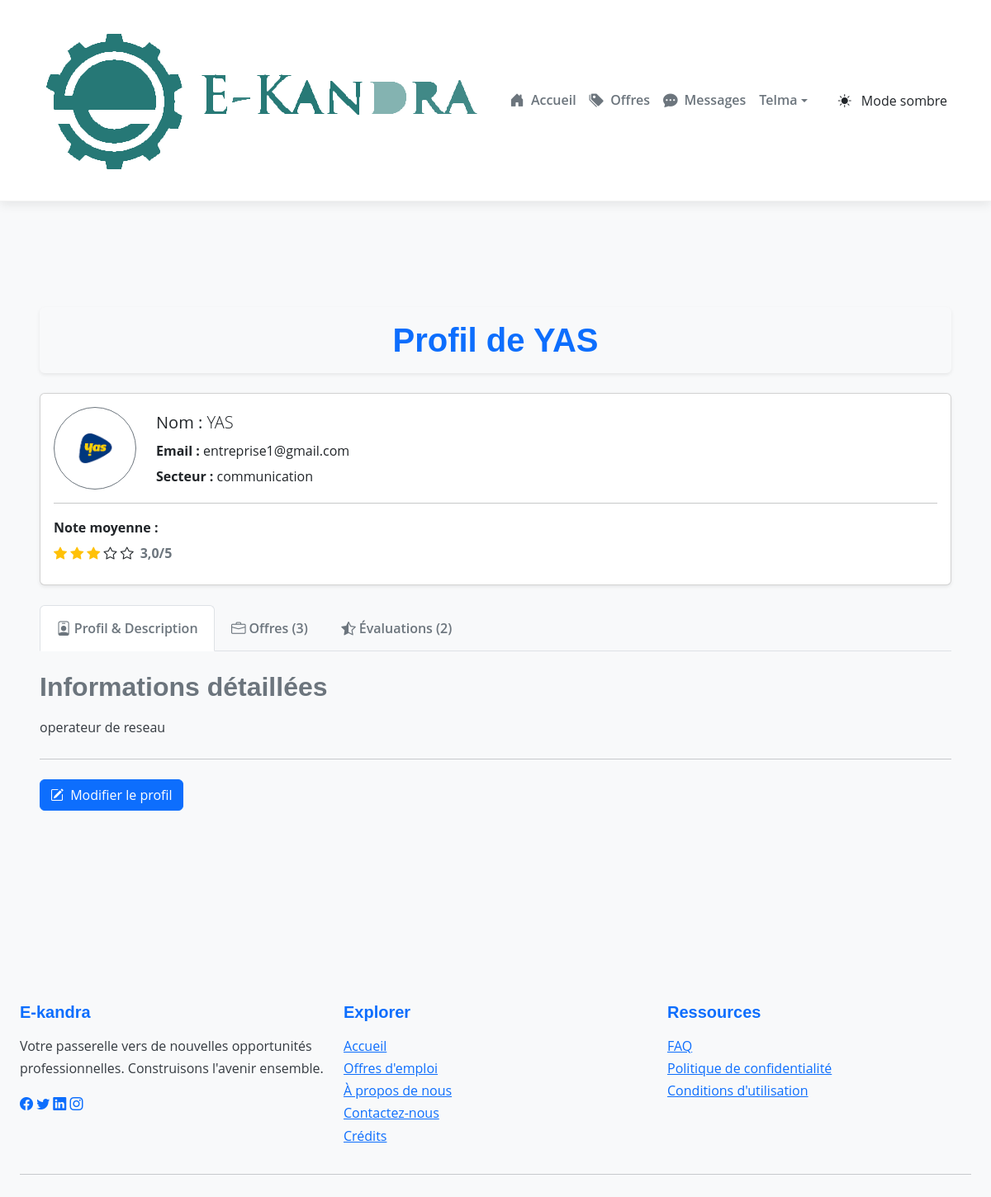
/profile/ (signed in), run on the app's committed database.
### Ekandra/models.py (models this page shows, shortened)
class Entreprise(models.Model):
    user = models.OneToOneField(User, on_delete=models.CASCADE)
    nom = models.CharField(max_length=100, blank=True, default="Entreprise")
    description = models.TextField(blank=True)
    secteur = models.CharField(max_length=100, blank=True)
    siret = models.CharField(max_length=14,unique=False)
    photo_profil = models.ImageField(upload_to='profils/', blank=True, null=True)
    created_at = models.DateTimeField(auto_now_add=True)

### Ekandra/views.py (the view)
# urls.py: path('profile/', views.profile, name='profile'),
@login_required
def profile(request):
    try:
        demandeur = Demandeur.objects.get(user=request.user)
        candidatures = Candidature.objects.filter(demandeur=demandeur)
        profile_incomplete = not (demandeur.nom and demandeur.nom != "Utilisateur" and demandeur.competences)
        if request.method == 'POST':
            form = ProfileUpdateForm(request.POST, request.FILES, instance=demandeur)
            if form.is_valid():
                form.save()
                messages.success(request, 'Profil mis à jour.')
                return redirect('profile')
        else:
            form = ProfileUpdateForm(instance=demandeur)
        context = get_base_context(request)
        context.update({
            'demandeur': demandeur,
            'candidatures': candidatures,
            'form': form,
            'profile_incomplete': profile_incomplete
        })
        return render(request, 'Ekandra/profile_demandeur.html', context)
    except Demandeur.DoesNotExist:
        try:
            to_date=timezone.now().date ()
            entreprise = Entreprise.objects.get(user=request.user)
            offres = OffreEmploi.objects.filter(entreprise=entreprise)
            moyenne = Notation.objects.filter(entreprise=entreprise).aggregate(Avg('note'))['note__avg'] or 0
            notations = Notation.objects.filter(entreprise=entreprise)
            profile_incomplete = not (entreprise.nom and entreprise.nom != "Entreprise" and entreprise.description)
            if request.method == 'POST':
                form = EntrepriseProfileUpdateForm(request.POST, request.FILES, instance=entreprise)
                if form.is_valid():
                    form.save()
                    messages.success(request, 'Profil mis à jour.')
                    return redirect('profile')
            else:
                form = EntrepriseProfileUpdateForm(instance=entreprise)
            context = get_base_context(request)
            context.update({
                'entreprise': entreprise,
                'offres': offres,
                'form': form,
                'moyenne': moyenne,
                'notations': notations,
                'profile_incomplete': profile_incomplete,
                'to_date':to_date,
            })
            return render(request, 'Ekandra/profile_entreprise.html', context)
        except Entreprise.DoesNotExist:
            messages.error(request, 'Profil non configuré.')
            return redirect('home')

### Ekandra/views.py (called while the page is built)
def get_base_context(request):
    context = {}
    if request.user.is_authenticated:
        try:
            from .models import Message
            context['unread_messages'] = Message.objects.filter(destinataire=request.user, lu=False).count()
        except ImportError:
            context['unread_messages'] = 0
            pass
    return context

### Ekandra/templates/Ekandra/profile_entreprise.html (shortened to what this page needs)
{% extends 'Ekandra/base.html' %}
{% load static %}
{% load bootstrap5 %}
{% block content %}
<div class="container mt-4">
    <div class="bg-light p-3 rounded shadow-sm mb-4">
        <h1 class="mb-0 text-primary text-center">Profil de {{ entreprise.nom|default:"[Nom de l'entreprise]" }}</h1>
    </div>
    <div class="card mb-4 shadow-sm rounded">
        <div class="card-body">
            <div class="d-flex align-items-center mb-3">
                <div class="flex-shrink-0 me-4">
                    {% if entreprise.photo_profil %}
                        <img src="{{ entreprise.photo_profil.url }}" alt="Photo de profil de {{ entreprise.nom }}" class="profile-photo rounded-circle border border-secondary p-1" style="width: 100px; height: 100px; object-fit: cover;">
                    {% else %}
                        <i class="bi bi-building text-muted" style="font-size: 4rem;"></i>
                    {% endif %}
                </div>
                <div class="flex-grow-1">
                    <p class="lead mb-1"><strong>Nom :</strong> {{ entreprise.nom|default:"Non spécifié" }}</p>
                    <p class="mb-1"><strong>Email :</strong> {{ entreprise.user.email }}</p>
                    <p class="mb-0"><strong>Secteur :</strong> {{ entreprise.secteur|default:"Non spécifié" }}</p>
                </div>
            </div>
            <hr>
             <div class="mb-2">
                 <p class="mb-1"><strong>Note moyenne :</strong></p>
                 <div class="d-flex align-items-center">
                    <span class="star-rating me-2">
                        {% for i in "12345" %}
                            {% if i <= moyenne|floatformat:0 %}
                                <i class="bi bi-star-fill text-warning"></i>
                            {% else %}
                                <i class="bi bi-star"></i>
                            {% endif %}
                        {% endfor %}
                    </span>
                    <strong class="text-secondary">{{ moyenne|floatformat:1 }}/5</strong>
                 </div>
            </div>
        </div>
    </div>
    <ul class="nav nav-tabs" id="profileTabs" role="tablist">
        <li class="nav-item" role="presentation">
            <button class="nav-link active" id="profile-tab" data-bs-toggle="tab" data-bs-target="#profile-info" type="button" role="tab" aria-controls="profile-info" aria-selected="true"><i class="bi bi-person-badge me-1"></i> Profil & Description</button>
        </li>
        <li class="nav-item" role="presentation">
            <button class="nav-link" id="offers-tab" data-bs-toggle="tab" data-bs-target="#offers" type="button" role="tab" aria-controls="offers" aria-selected="false"><i class="bi bi-briefcase me-1"></i> Offres ({{ offres.count }})</button>
        </li>
        <li class="nav-item" role="presentation">
            <button class="nav-link" id="evaluations-tab" data-bs-toggle="tab" data-bs-target="#evaluations" type="button" role="tab" aria-controls="evaluations" aria-selected="false"><i class="bi bi-star-half me-1"></i> Évaluations ({{ notations.count }})</button>
        </li>
    </ul>
    <div class="tab-content pt-4" id="profileTabsContent">
        <div class="tab-pane fade show active" id="profile-info" role="tabpanel" aria-labelledby="profile-tab">
            <h2 class="mb-3 text-secondary">Informations détaillées</h2>
            <p>{{ entreprise.description|default:"Non spécifié" }}</p>
            <hr class="mt-4 mb-4">
            <button class="btn btn-primary mb-3" type="button" data-bs-toggle="collapse" data-bs-target="#collapseProfileForm" aria-expanded="{% if profile_incomplete %}true{% else %}false{% endif %}" aria-controls="collapseProfileForm">
                 <i class="bi bi-pencil-square me-1"></i> Modifier le profil
            </button>
        </div>
    </div>
</div>
{% endblock %}
{% block extra_css %}
    <link rel="stylesheet" href="{% static 'Ekandra/css/style.css' %}">
{% endblock %}

### Ekandra/templates/Ekandra/base.html (shortened to what this page needs)
{% load static %}
{% load bootstrap5 %}
<!DOCTYPE html>
<html lang="fr">
<head>
    <link rel="stylesheet" href="{% static 'Ekandra/css/style.css' %}">
    <link href="https://cdn.jsdelivr.net/npm/bootstrap@5.3.0/dist/css/bootstrap.min.css" rel="stylesheet">
    <link href="https://cdn.jsdelivr.net/npm/bootstrap-icons/font/bootstrap-icons.css" rel="stylesheet">
    <link rel="stylesheet" href="https://cdnjs.cloudflare.com/ajax/libs/animate.css/4.1.1/animate.min.css"/>
    <link rel="stylesheet" href="{% static 'Ekandra/css/style.css' %}">
    {% block extra_css %}{% endblock %}
</head>
<body class="light-mode d-flex flex-column min-vh-100"
{% block body_class %}{% endblock %}>
    <header class="main-header sticky-top">
        <nav class="navbar navbar-expand-lg">
            <div class="container-fluid app-container">
                <a class="navbar-brand brand-logo" href="{% url 'home' %}">
                    <img src="{% static 'Ekandra/image/Ekandra.svg' %}" alt="E-kandra Logo" class="logo">
                </a>
                <div class="collapse navbar-collapse" id="navbarNav">
                    <ul class="navbar-nav ms-auto mb-2 mb-lg-0 align-items-center">
                        <li class="nav-item">
                            <a class="nav-link nav-link-custom {% if request.resolver_match.url_name == 'home' %}active{% endif %}" aria-current="page" href="{% url 'home' %}">
                                <i class="bi bi-house-door-fill me-2"></i> Accueil
                            </a>
                        </li>
                        <li class="nav-item">
                            <a class="nav-link nav-link-custom {% if request.resolver_match.url_name == 'offres' %}active{% endif %}" href="{% url 'offres' %}">
                                <i class="bi bi-tags-fill me-2"></i> Offres
                            </a>
                        </li>
                        {% if user.is_authenticated %}
                            <li class="nav-item">
                                <a class="nav-link nav-link-custom {% if request.resolver_match.url_name == 'messages' %}active{% endif %}" href="{% url 'messages' %}">
                                    <i class="bi bi-chat-dots-fill me-2"></i> Messages
                                </a>
                            </li>
                            <li class="nav-item dropdown">
                                <a class="nav-link dropdown-toggle nav-link-custom" href="#" id="navbarDropdownProfile" role="button" data-bs-toggle="dropdown" aria-expanded="false">
                                    {{ user.username|default:"Utilisateur" }}
                                </a>
                            </li>
                        {% endif %}
                        <li class="nav-item ms-lg-3 d-flex align-items-center">
                            <button id="theme-toggle" class="btn theme-toggle-btn">
                                <i class="bi bi-sun-fill me-2" id="sun-icon"></i>
                                <span id="theme-text">Mode clair</span>
                            </button>
                        </li>
                    </ul>
                </div>
            </div>
        </nav>
    </header>
    <main class="flex-grow-1 main-content-area">
        <div class="container app-container mt-4 mb-5">
            {% block content %}
            {% endblock %}
        </div>
    </main>
    <footer class="app-footer py-5 mt-auto">
        <div class="container app-container">
            <div class="row">
                <div class="col-md-4 mb-4 mb-md-0">
                    <h5 class="footer-heading">E-kandra</h5>
                    <p class="footer-text">Votre passerelle vers de nouvelles opportunités professionnelles. Construisons l'avenir ensemble.</p>
                    <div class="social-links">
                        <a href="#" class="social-icon"><i class="bi bi-facebook"></i></a>
                        <a href="#" class="social-icon"><i class="bi bi-twitter"></i></a>
                        <a href="#" class="social-icon"><i class="bi bi-linkedin"></i></a>
                        <a href="#" class="social-icon"><i class="bi bi-instagram"></i></a>
                    </div>
                </div>
                <div class="col-md-4 mb-4 mb-md-0">
                    <h5 class="footer-heading">Explorer</h5>
                    <ul class="list-unstyled footer-links">
                        <li><a href="{% url 'home' %}">Accueil</a></li>
                        <li><a href="{% url 'offres' %}">Offres d'emploi</a></li>
                        <li><a href= "{% url 'a_propos' %}">À propos de nous</a></li>
                        <li><a href="{% url 'contact' %}">Contactez-nous</a></li>
                        <li><a href="{% url 'credits' %}">Crédits</a></li>
                    </ul>
                </div>
                <div class="col-md-4">
                    <h5 class="footer-heading">Ressources</h5>
                    <ul class="list-unstyled footer-links">
                        <li><a href="{% url 'faq' %}">FAQ</a></li>
                        <li><a href="#">Politique de confidentialité</a></li>
                        <li><a href="#">Conditions d'utilisation</a></li>
                    </ul>
                </div>
            </div>
            <hr class="footer-divider">
        </div>
    </footer>
</body>
</html>

### Ekandra/static/Ekandra/css/style.css (style rules this page uses)
:root { --primary-color: #0d6efd; --secondary-color: #6c757d; --accent-color: #28a745; --light-bg: #f8f9fa; --text-color: #343a40; --navbar-bg: #ffffff; --card-bg: #ffffff; --border-color: #e0e0e0; --shadow-light: 0 4px 12px rgba(0, 0, 0, 0.08); --card-hover-shadow: 0 12px 24px rgba(0, 0, 0, 0.15); --alert-shadow: 0 2px 8px rgba(0, 0, 0, 0.1); }
body, .navbar, .card, .alert, .btn, .nav-link, h1, h2, h3, h4, h5, h6, p, span, strong, a { transition: background-color 0.3s ease, color 0.3s ease, border-color 0.3s ease, box-shadow 0.3s ease; }
body { font-family: 'Open Sans', sans-serif; color: var(--text-color); background-color: var(--light-bg); line-height: 1.7; }
h1, h2, h3, h4, h5, h6 { font-family: 'Montserrat', sans-serif; font-weight: 700; color: var(--primary-color); margin-bottom: 1rem; }
.navbar { background-color: var(--navbar-bg) !important; box-shadow: var(--shadow-light); padding: 1.25rem 1.75rem; border-bottom: 1px solid rgba(0, 0, 0, 0.05); }
.navbar-brand { font-weight: 700; font-size: 1.6rem; color: var(--primary-color) !important; letter-spacing: -0.5px; }
.nav-link { font-weight: 600; color: var(--secondary-color) !important; padding: 0.75rem 1.2rem; display: flex; align-items: center; }
.nav-link i { margin-right: 8px; font-size: 1.1em; }
.container { max-width: 1300px; padding: 2.5rem 1.5rem; }

### data on the page
Entreprise: nom "YAS", photo_profil (picture), user.email "entreprise1@gmail.com", secteur "communication", description "operateur de reseau"

### other printed values
{{ user.username|default:"Utilisateur" }} "Telma"
{{ moyenne|floatformat:1 }} "3,0"
{{ offres.count }} "3"
{{ notations.count }} "2"
